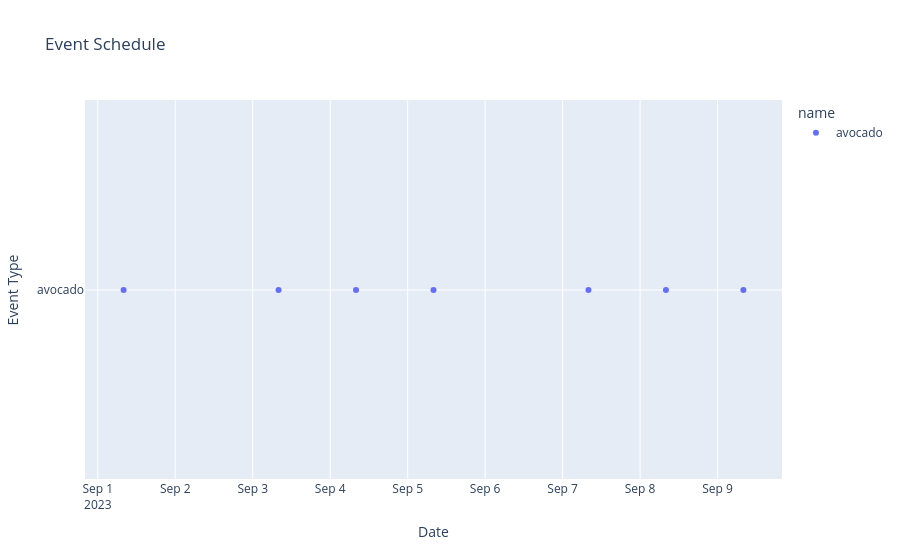

Here is the notebook cell this chart was saved with:
### Code cell
o['plot']

### Figure 1 — Plotly figure (JSON) as saved in the notebook; plotly's stock layout.template omitted (floating-point values rounded to 4 significant figures)
{"data": [{"hovertemplate": "name=avocado<br>start_datetime=%{x}<br>event_type_id=%{y}<extra></extra>", "legendgroup": "avocado", "marker": {"color": "#636efa", "symbol": "circle"}, "mode": "markers", "name": "avocado", "orientation": "v", "showlegend": true, "type": "scatter", "x": ["2023-09-01T08:00:00", "2023-09-03T08:00:00", "2023-09-04T08:00:00", "2023-09-05T08:00:00", "2023-09-07T08:00:00", "2023-09-08T08:00:00", "2023-09-09T08:00:00"], "xaxis": "x", "y": [1, 1, 1, 1, 1, 1, 1], "yaxis": "y"}], "layout": {"legend": {"title": {"text": "name"}, "tracegroupgap": 0}, "title": {"text": "Event Schedule"}, "xaxis": {"anchor": "y", "domain": [0, 1], "title": {"text": "Date"}}, "yaxis": {"anchor": "x", "domain": [0, 1], "tickmode": "array", "ticktext": ["avocado"], "tickvals": [1], "title": {"text": "Event Type"}}}}
